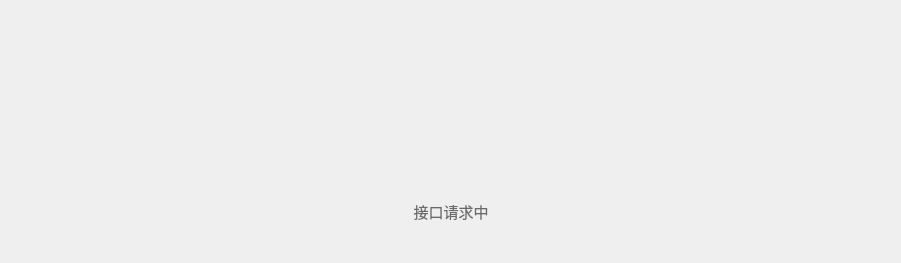
                       <widget class="QWidget" name="page_request">
                        <property name="styleSheet">
                         <string notr="true">background-color: rgb(239, 239, 239);</string>
                        </property>
                        <layout class="QHBoxLayout" name="horizontalLayout_11">
                         <property name="leftMargin">
                          <number>0</number>
                         </property>
                         <property name="topMargin">
                          <number>0</number>
                         </property>
                         <property name="rightMargin">
                          <number>0</number>
                         </property>
                         <property name="bottomMargin">
                          <number>0</number>
                         </property>
                         <item>
                          <spacer name="horizontalSpacer_15">
                           <property name="orientation">
                            <enum>Qt::Horizontal</enum>
                           </property>
                           <property name="sizeHint" stdset="0">
                            <size>
                             <width>351</width>
                             <height>20</height>
                            </size>
                           </property>
                          </spacer>
                         </item>
                         <item>
                          <widget class="QWidget" name="widget_13" native="true">
                           <property name="minimumSize">
                            <size>
                             <width>0</width>
                             <height>0</height>
                            </size>
                           </property>
                           <property name="maximumSize">
                            <size>
                             <width>5555555</width>
                             <height>16777215</height>
                            </size>
                           </property>
                           <layout class="QVBoxLayout" name="verticalLayout_10">
                            <property name="spacing">
                             <number>0</number>
                            </property>
                            <property name="leftMargin">
                             <number>0</number>
                            </property>
                            <property name="topMargin">
                             <number>0</number>
                            </property>
                            <property name="rightMargin">
                             <number>0</number>
                            </property>
                            <property name="bottomMargin">
                             <number>0</number>
                            </property>
                            <item>
                             <widget class="QLabel" name="label_12">
                              <property name="minimumSize">
                               <size>
                                <width>200</width>
                                <height>200</height>
                               </size>
                              </property>
                              <property name="maximumSize">
                               <size>
                                <width>200</width>
                                <height>200</height>
                               </size>
                              </property>
                              <property name="styleSheet">
                               <string notr="true">border-image: url(:/lib/ping2.png);</string>
                              </property>
                              <property name="text">
                               <string/>
                              </property>
                             </widget>
                            </item>
                            <item>
                             <widget class="QLabel" name="label_13">
                              <property name="font">
                               <font>
                                <family>OPPOSans B</family>
                                <pointsize>11</pointsize>
                               </font>
                              </property>
                              <property name="styleSheet">
                               <string notr="true">color: rgb(106, 106, 106);</string>
                              </property>
                              <property name="text">
                               <string>接口请求中</string>
                              </property>
                              <property name="alignment">
                               <set>Qt::AlignCenter</set>
                              </property>
                             </widget>
                            </item>
                            <item>
                             <spacer name="verticalSpacer_2">
                              <property name="orientation">
                               <enum>Qt::Vertical</enum>
                              </property>
                              <property name="sizeHint" stdset="0">
                               <size>
                                <width>20</width>
                                <height>40</height>
                               </size>
                              </property>
                             </spacer>
                            </item>
                           </layout>
                          </widget>
                         </item>
                         <item>
                          <spacer name="horizontalSpacer_14">
                           <property name="orientation">
                            <enum>Qt::Horizontal</enum>
                           </property>
                           <property name="sizeHint" stdset="0">
                            <size>
                             <width>350</width>
                             <height>20</height>
                            </size>
                           </property>
                          </spacer>
                         </item>
                        </layout>
                       </widget>
